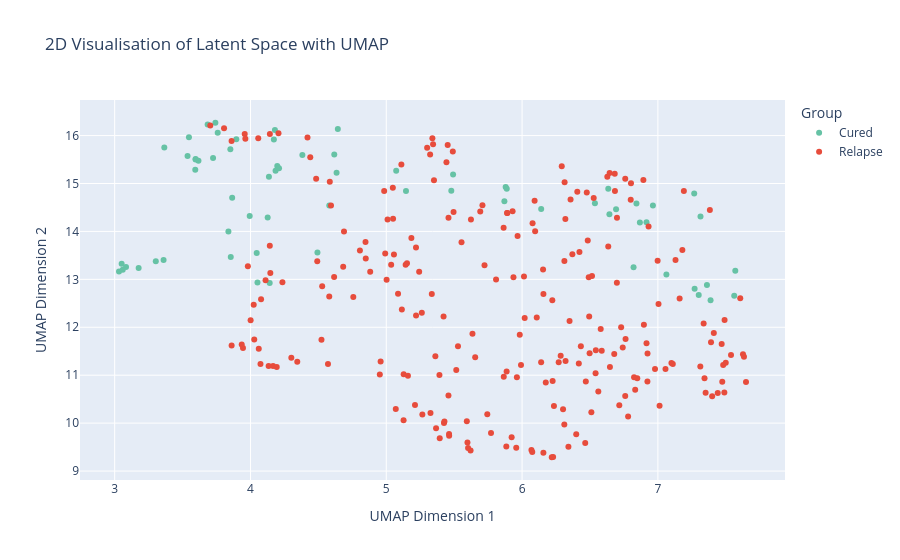

The notebook cell saved with this chart:
### Code cell
import umap.umap_ as umap  # UMAP clásico
# O también podrías hacer: import umap.plot para matplotlib

# UMAP
X_umap = umap.UMAP(n_components=2, n_neighbors=15, min_dist=0.1, random_state=42).fit_transform(X)
palette = {"Relapse": "#e74c3c", "Cured": "#66c2a5"}
# Visualización interactiva
fig = px.scatter(
    x=X_umap[:, 0],
    y=X_umap[:, 1],
    color=y.astype(str),
    labels={'color': 'Group'},
    title="2D Visualisation of Latent Space with UMAP",
    color_discrete_map=palette,
)
fig.update_layout(
    xaxis_title="UMAP Dimension 1",
    yaxis_title="UMAP Dimension 2",
    # template='plotly_white'
)
fig.show()

### Figure 1 — Plotly figure (JSON) as saved in the notebook; plotly's stock layout.template omitted (floating-point values rounded to 4 significant figures; data arrays with more than 128 entries replaced by an {"elided": "..."} marker saying what was removed)
{"data": [{"hovertemplate": "Group=Cured<br>x=%{x}<br>y=%{y}<extra></extra>", "legendgroup": "Cured", "marker": {"color": "#66c2a5", "symbol": "circle"}, "mode": "markers", "name": "Cured", "orientation": "v", "showlegend": true, "type": "scatter", "x": [5.073, 5.479, 6.916, 6.692, 6.842, 5.87, 5.492, 4.634, 4.197, 3.896, 3.838, 4.172, 4.046, 3.303, 3.084, 3.865, 3.36, 3.176, 3.032, 3.059, 3.051, 4.382, 4.18, 4.643, 4.185, 4.136, 3.759, 4.21, 3.596, 3.724, 3.617, 3.593, 3.547, 3.685, 4.493, 4.617, 5.145, 3.852, 3.596, 3.537, 3.366, 7.27, 7.301, 7.314, 7.388, 7.361, 7.562, 7.267, 7.57, 6.643, 6.867, 6.536, 5.879, 4.127, 3.994, 4.052, 4.141, 4.58, 3.742, 6.821, 7.063, 6.963, 6.141, 6.635, 5.887, 3.855], "xaxis": "x", "y": [15.27, 14.85, 14.19, 14.46, 14.58, 14.63, 15.19, 15.23, 15.36, 15.93, 14.0, 15.92, 13.55, 13.38, 13.26, 14.7, 13.4, 13.24, 13.16, 13.2, 13.32, 15.59, 16.12, 16.14, 15.26, 15.14, 16.06, 15.32, 15.5, 15.53, 15.47, 15.29, 15.96, 16.23, 13.56, 15.61, 14.85, 15.71, 15.51, 15.57, 15.75, 12.8, 12.68, 14.31, 12.56, 12.88, 12.66, 14.79, 13.18, 14.36, 14.19, 14.59, 14.93, 14.29, 14.32, 12.93, 12.92, 14.54, 16.27, 13.25, 13.1, 14.54, 14.47, 14.89, 14.89, 13.47], "yaxis": "y"}, {"hovertemplate": "Group=Relapse<br>x=%{x}<br>y=%{y}<extra></extra>", "legendgroup": "Relapse", "marker": {"color": "#e74c3c", "symbol": "circle"}, "mode": "markers", "name": "Relapse", "orientation": "v", "showlegend": true, "type": "scatter", "x": {"elided": "232 float values"}, "xaxis": "x", "y": {"elided": "232 float values"}, "yaxis": "y"}], "layout": {"legend": {"title": {"text": "Group"}, "tracegroupgap": 0}, "title": {"text": "2D Visualisation of Latent Space with UMAP"}, "xaxis": {"anchor": "y", "domain": [0, 1], "title": {"text": "UMAP Dimension 1"}}, "yaxis": {"anchor": "x", "domain": [0, 1], "title": {"text": "UMAP Dimension 2"}}}}
